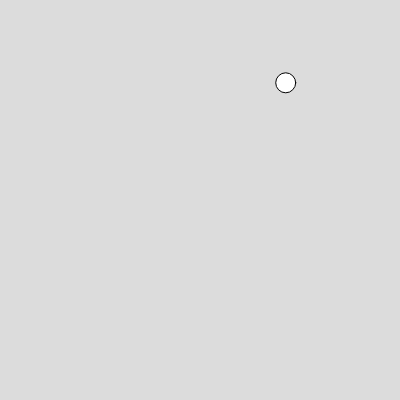
Frame 1 (no input)
Frame 60 (no input): blank canvas, image omitted
Frame 120 (the mouse pressed at the canvas centre since frame 60): blank canvas, image omitted

The p5.js sketch that drew this single still picture (run headless with seeded random() and noise() and a simulated clock; from frame 60 on, the mouse is pressed at the canvas centre):

// p5.js sketch
// ── sketch.js
let x;
let y;
let a;
let b;
let speed;
let d = 20;
function setup() {
  createCanvas(400, 400);
  x = random(0, width);
  y = random(0, height);
  a = speed;
  b = speed;
}

function draw() {
  background(220);
  circle(x, y, d);
  x += a;
  y += b;
}
